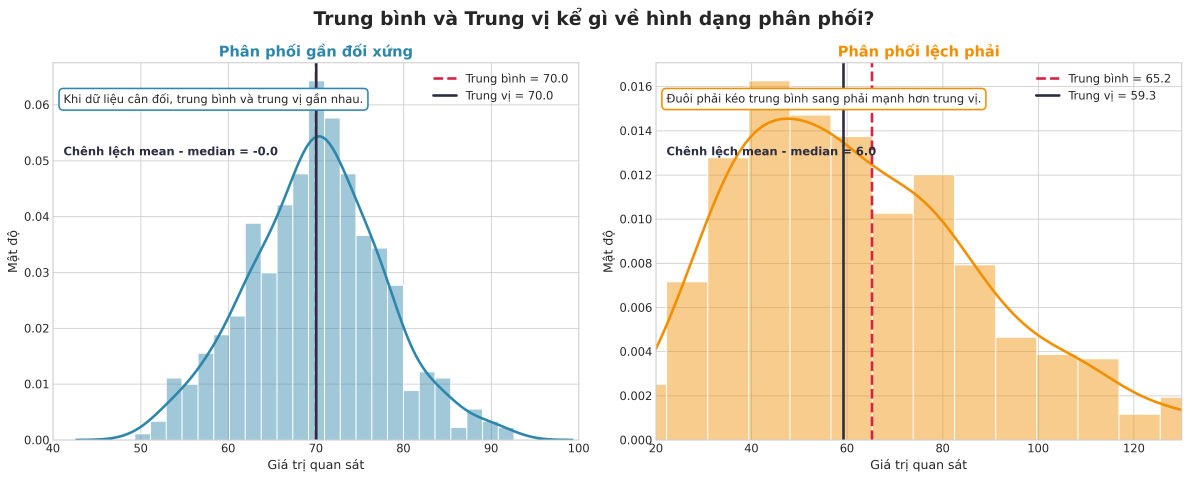
#> input picture img/chapter_img/chapter00/descriptive_mean_vs_median.png, 4756 x 1916 px (shown at 1/4 size)
$ python split_chapter00_combined_figures.py
#> lines starting #> are read from the running program, lines starting #| are printed output that depends on the picture; after the words box and inside, x2 and y2 are one past the last pixel; in counts of white or black regions, pixels touching at a corner belong together
#> in split_grid, image is the input picture: PIL image 4756x1916 RGBA; mean R, G, B, A 239.8, 235.4, 225.7, 255
#!/usr/bin/env python3
"""Split combined lesson figures in chapter00 into standalone panel images."""

from pathlib import Path

import numpy as np
from PIL import Image


BASE_DIR = Path(__file__).resolve().parent


def trim_whitespace(image, padding=20, threshold=245):
    """Trim outer whitespace while keeping a small visual margin."""
    rgba = np.asarray(image.convert("RGBA"))
    visible_pixels = np.any(rgba[:, :, :3] < threshold, axis=2) | (rgba[:, :, 3] < 250)
    coordinates = np.argwhere(visible_pixels)

    if coordinates.size == 0:
        return image

    y0, x0 = coordinates.min(axis=0)
    y1, x1 = coordinates.max(axis=0) + 1

    x0 = max(0, x0 - padding)
    y0 = max(0, y0 - padding)
    x1 = min(image.width, x1 + padding)
    y1 = min(image.height, y1 + padding)

    return image.crop((x0, y0, x1, y1))


def detect_shared_header_height(image, threshold=0.02, window=24):
    """Detect a sparse shared title band before the actual panels begin."""
#> called with threshold = 0.02, window = 24
    rgba = np.asarray(image.convert("RGBA"))
    visible_pixels = np.any(rgba[:, :, :3] < 245, axis=2) | (rgba[:, :, 3] < 250)
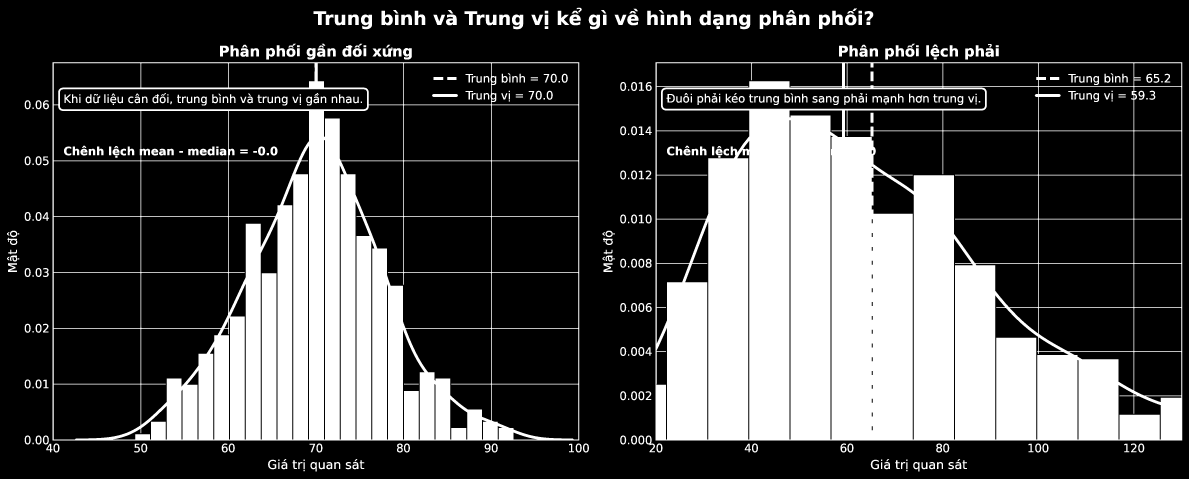
#> visible_pixels: shape (1916, 4756) bool (shown at 1/4 size); 29.4% white; 476 white regions, largest, box (x1, y1, x2, y2) and area: (2622, 249, 4729, 1762) 1646991, (210, 249, 2317, 1762) 836197, (2048, 58, 2093, 117) 1848
    row_density = visible_pixels.mean(axis=1)
#> row_density = 1916 values, max 0.902 at index 1758, min 0 at index 0, mean 0.294
    rolling_density = np.convolve(row_density, np.ones(window) / window, mode="same")
#> rolling_density = 1916 values, max 0.8 at index 1750, min 0 at index 0, mean 0.294

    candidate_rows = np.where(rolling_density > threshold)[0]
#> candidate_rows = 1737 values from 37 to 1882
    if candidate_rows.size == 0:
        return 0

    runs = []
    start = candidate_rows[0]
#> start = 37
    previous = candidate_rows[0]
#> previous = 37

    for row in candidate_rows[1:]:
        if row - previous > window:
            runs.append((start, previous))
            start = row
        previous = row
#> this loop made 1736 passes
#> start on passes 78, 1695: 176, 1841
#> after the loop, runs = [(37, 114), (176, 1815)]
    runs.append((start, previous))

    first_run = runs[0]
#> first_run = (37, 114)
    if first_run[0] > image.height * 0.15:
        return max(0, int(first_run[0]) - 8)

    if len(runs) > 1:
        return min(image.height, int(first_run[1]) + 8)

    return max(0, int(first_run[0]) - 8)


def split_grid(filename, rows, cols, outputs, trim_shared_header=False, padding=20):
    """Split a figure into an even grid of panels."""
    if len(outputs) != rows * cols:
        raise ValueError(f"{filename}: outputs must match rows * cols.")

    image = Image.open(BASE_DIR / filename).convert("RGBA")
    if trim_shared_header:
        image = image.crop((0, detect_shared_header_height(image), image.width, image.height))
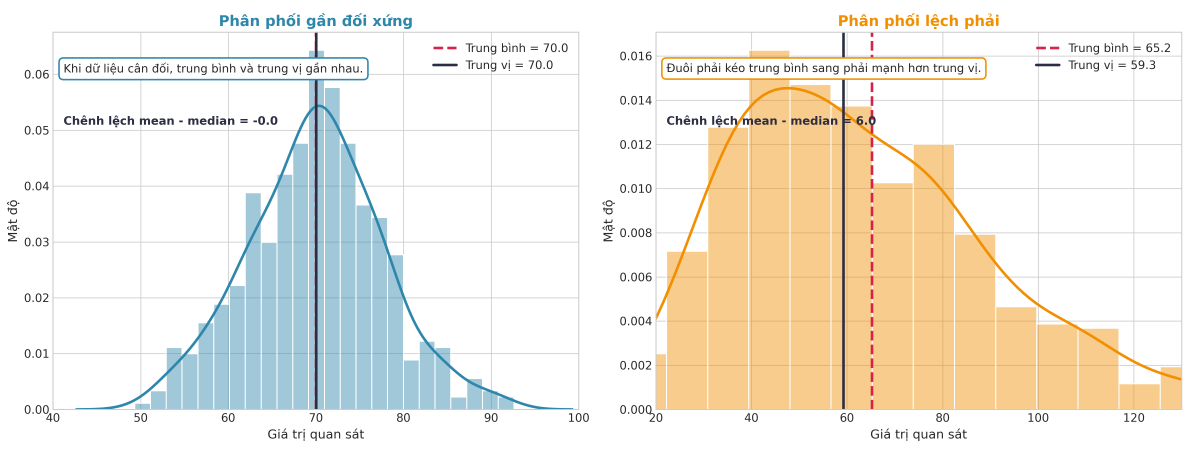
#> image: PIL image 4756x1794 RGBA (shown at 1/4 size); mean R, G, B, A 240.1, 235.4, 225, 255

    cell_width = image.width / cols
#> cell_width = 2378
    cell_height = image.height / rows
#> cell_height = 1794

    for index, output_name in enumerate(outputs):
        row, col = divmod(index, cols)
        left = round(col * cell_width)
        upper = round(row * cell_height)
        right = round((col + 1) * cell_width)
        lower = round((row + 1) * cell_height)

        panel = trim_whitespace(image.crop((left, upper, right, lower)), padding=padding).convert("RGB")
        panel.save(BASE_DIR / output_name)
        print(f"  -> {output_name}")
#> this loop made 2 passes
#> (y0 in trim_whitespace, x0 in trim_whitespace, y1 in trim_whitespace, x1 in trim_whitespace) on passes 1 to 2: (33, 8, 1784, 2376), (33, 12, 1784, 2371)
#> pass 1, in trim_whitespace, `rgba = np.asarray(image.convert("RGBA"))`:
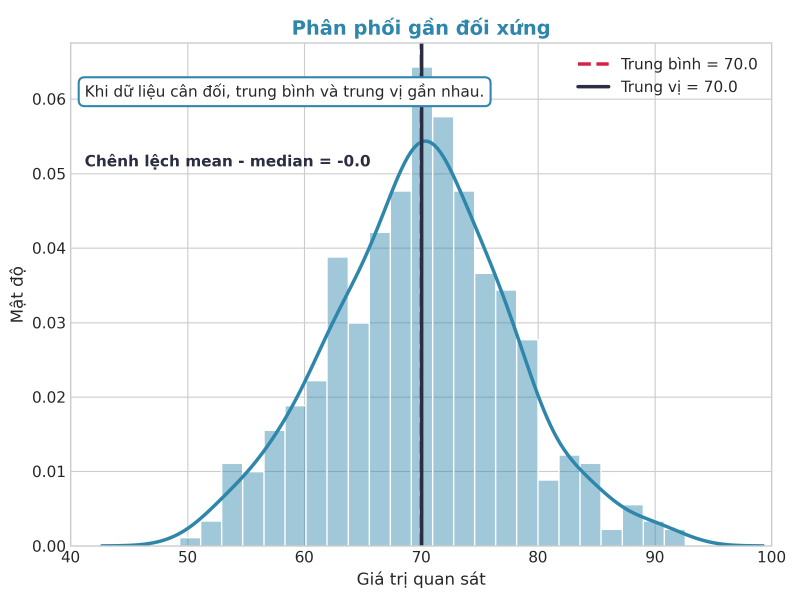
#> rgba: shape (1794, 2378, 4) (shown at 1/3 size); mean R, G, B, A 232.4, 240.1, 243.6, 255
#> pass 1, in trim_whitespace, `visible_pixels = np.any(rgba[:, :, :3] < threshold, axis=2) | (rgba[:,..`:
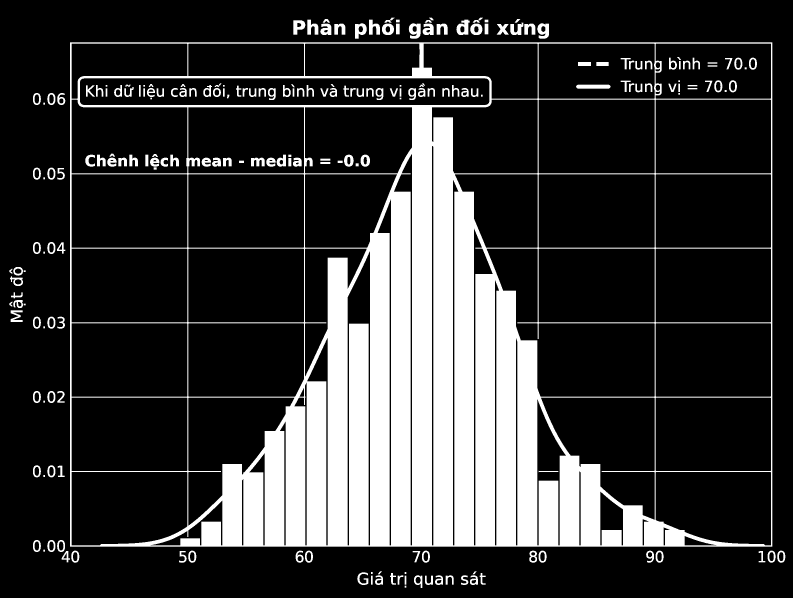
#> visible_pixels: shape (1794, 2378) bool (shown at 1/3 size); 21.2% white; 214 white regions, largest, box (x1, y1, x2, y2) and area: (210, 127, 2317, 1640) 836197, (1728, 254, 1832, 266) 1200, (1226, 70, 1262, 116) 1157
#> pass 1, in split_grid, `panel = trim_whitespace(image.crop((left, upper, right, lower)), paddi..`:
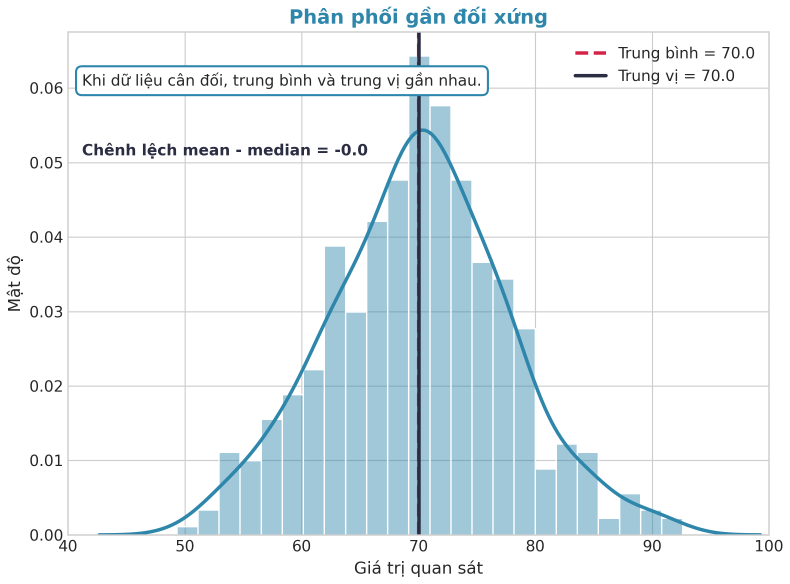
#> panel: PIL image 2368x1751 RGB (shown at 1/3 size); mean R, G, B 231.7, 239.7, 243.3
#> pass 2, in trim_whitespace (call 2), `rgba = np.asarray(image.convert("RGBA"))`:
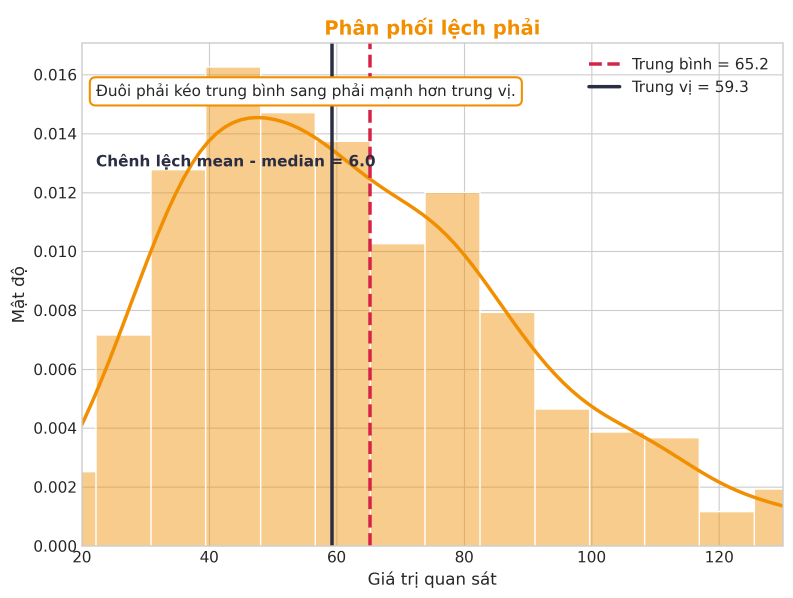
#> rgba: shape (1794, 2378, 4) (shown at 1/3 size); mean R, G, B, A 247.8, 230.6, 206.4, 255
#> after the loop:
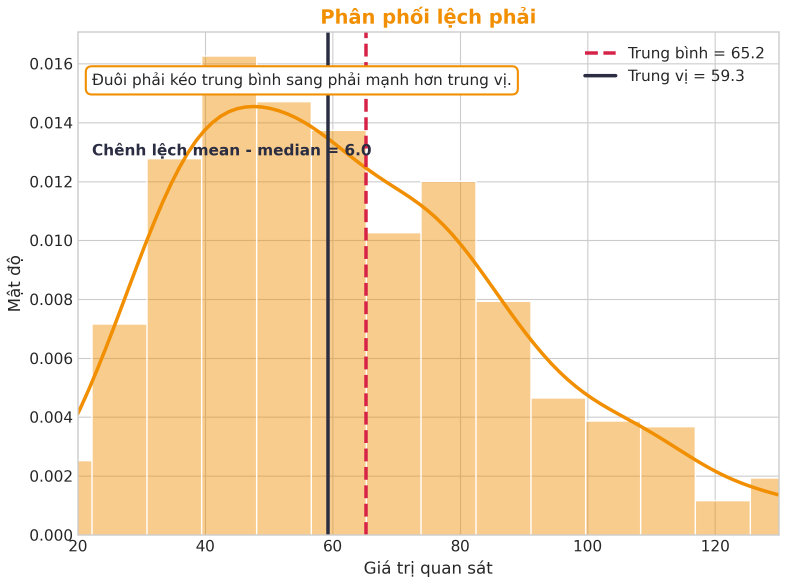
#> panel: PIL image 2359x1751 RGB (shown at 1/3 size); mean R, G, B 247.6, 229.8, 204.8


def split_custom_grid(filename, outputs, trim_shared_header=False, padding=20):
    """Split a figure using normalized crop boxes while keeping a grid-like workflow."""
    image = Image.open(BASE_DIR / filename).convert("RGBA")
    if trim_shared_header:
        image = image.crop((0, detect_shared_header_height(image), image.width, image.height))

    for output_name, (x0, y0, x1, y1) in outputs.items():
        crop = image.crop(
            (
                round(x0 * image.width),
                round(y0 * image.height),
                round(x1 * image.width),
                round(y1 * image.height),
            )
        )
        panel = trim_whitespace(crop, padding=padding).convert("RGB")
        panel.save(BASE_DIR / output_name)
        print(f"  -> {output_name}")


def split_custom_boxes(filename, boxes, trim_shared_header=False, padding=20):
    """Split a figure using normalized crop boxes."""
    image = Image.open(BASE_DIR / filename).convert("RGBA")
    if trim_shared_header:
        image = image.crop((0, detect_shared_header_height(image), image.width, image.height))

    for output_name, (x0, y0, x1, y1) in boxes.items():
        crop = image.crop(
            (
                round(x0 * image.width),
                round(y0 * image.height),
                round(x1 * image.width),
                round(y1 * image.height),
            )
        )
        panel = trim_whitespace(crop, padding=padding).convert("RGB")
        panel.save(BASE_DIR / output_name)
        print(f"  -> {output_name}")


def main():
    grid_jobs = [
        (
            "descriptive_mean_vs_median.png",
            1,
            2,
            [
                "descriptive_mean_median_symmetric.png",
                "descriptive_mean_median_right_skewed.png",
            ],
        ),
        (
            "descriptive_spread_and_boxplot.png",
            1,
            2,
            [
                "descriptive_spread_same_mean_diff_sd.png",
                "descriptive_boxplot_iqr_outliers.png",
            ],
        ),
        (
            "descriptive_correlation_patterns.png",
            1,
            3,
            [
                "descriptive_correlation_linear.png",
                "descriptive_correlation_nonlinear.png",
                "descriptive_correlation_hidden_groups.png",
            ],
        ),
        (
            "effect_size_vs_sample_size.png",
            2,
            1,
            [
                "pvalue_large_n_small_effect.png",
                "pvalue_small_n_large_effect.png",
            ],
        ),
        (
            "pvalue_misinterpretations.png",
            2,
            2,
            [
                "pvalue_misinterpretation_h0_probability.png",
                "pvalue_misinterpretation_small_p_large_effect.png",
                "pvalue_misinterpretation_large_p_h0_true.png",
                "pvalue_misinterpretation_alpha_cutoff.png",
            ],
        ),
        (
            "multiple_testing_problem.png",
            2,
            1,
            [
                "multiple_testing_false_positive_example.png",
                "multiple_testing_uniform_pvalues.png",
            ],
        ),
        (
            "confidence_vs_credible_intervals.png",
            2,
            1,
            [
                "confidence_interval_repeated_experiments.png",
                "credible_interval_single_posterior.png",
            ],
        ),
        (
            "t_value_interpretation.png",
            2,
            2,
            [
                "t_value_small_example.png",
                "t_value_borderline_example.png",
                "t_value_large_example.png",
                "t_value_chocolate_example.png",
            ],
        ),
        (
            "expectation_variance_covariance_visual.png",
            1,
            3,
            [
                "expectation_center_histogram.png",
                "covariance_positive_scatter.png",
                "covariance_negative_scatter.png",
            ],
        ),
        (
            "lln_clt_convergence.png",
            1,
            2,
            [
                "lln_running_mean_convergence.png",
                "clt_sample_means_histogram.png",
            ],
        ),
        (
            "sampling_distribution_standard_error.png",
            1,
            2,
            [
                "sampling_distribution_n20.png",
                "sampling_distribution_n200.png",
            ],
        ),
        (
            "log_probability_numerical_stability.png",
            1,
            2,
            [
                "log_probability_direct_product.png",
                "log_probability_log_sum.png",
            ],
        ),
        (
            "basic_model_assumption_checks.png",
            1,
            2,
            [
                "basic_model_fit_outliers.png",
                "basic_model_residual_check.png",
            ],
        ),
    ]

    for filename, rows, cols, outputs in grid_jobs:
        print(f"Splitting grid: {filename}")
        split_grid(filename, rows, cols, outputs, trim_shared_header=True)

    print("Splitting custom grid: basic_model_assumption_checks.png")
    split_custom_grid(
        "basic_model_assumption_checks.png",
        {
            "basic_model_fit_outliers.png": (0.00, 0.02, 0.50, 1.00),
            "basic_model_residual_check.png": (0.50, 0.02, 1.00, 1.00),
        },
        trim_shared_header=True,
    )

    print("Splitting custom: t_test_types.png")
    split_custom_boxes(
        "t_test_types.png",
        {
            "t_test_type_one_sample.png": (0.02, 0.02, 0.98, 0.32),
            "t_test_type_independent.png": (0.00, 0.405, 0.50, 0.68),
            "t_test_type_paired.png": (0.50, 0.405, 1.00, 0.68),
            "t_test_type_summary_table.png": (0.10, 0.70, 0.90, 1.00),
        },
        trim_shared_header=True,
    )


if __name__ == "__main__":
#> (the run stopped early here; a loop or call above may not have finished)
